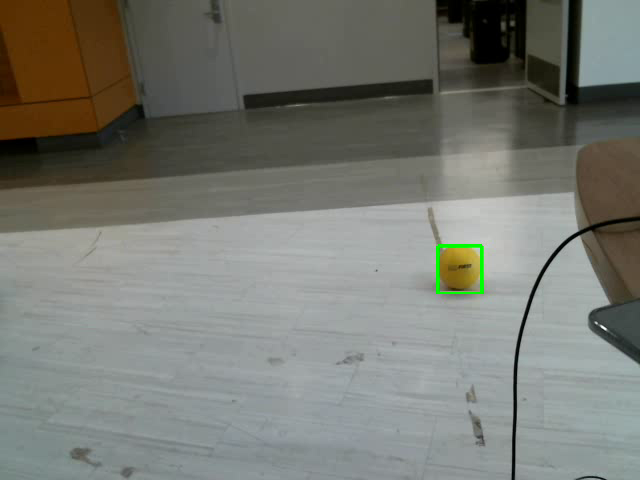
#> input picture frame 1 of videos/17:25:30-17-02-20.mp4, 640 x 480 px, given in place of the camera
$ python v4.py
#> lines starting #> are read from the running program, lines starting #| are printed output that depends on the picture; after the words box and inside, x2 and y2 are one past the last pixel; in counts of white or black regions, pixels touching at a corner belong together
import cv2
import sys
import numpy as np
import time
import datetime
import math

cap = cv2.VideoCapture(0)
cap.set(3, 640)
cap.set(4, 480)

file_name = str(datetime.datetime.now().strftime("./videos/%H:%M:%S-%d-%m-%y.mp4"))
fourcc = cv2.VideoWriter_fourcc(*'MP4V')
out = cv2.VideoWriter(file_name, fourcc, 1.0, (640, 480))

count = 1

lower_yellow = np.array([20, 100, 100], dtype=np.uint8)
upper_yellow = np.array([30, 255, 255], dtype=np.uint8)

kernal = np.ones((5, 5), np.uint8)

cv2.namedWindow('frame')


def edit_l0(val):
    lower_yellow[0] = val


def edit_l1(val):
    lower_yellow[1] = val


def edit_l2(val):
    lower_yellow[2] = val


def edit_u0(val):
    upper_yellow[0] = val


def edit_u1(val):
    upper_yellow[1] = val


def edit_u2(val):
    upper_yellow[2] = val


cv2.createTrackbar('lower_hue', 'frame', lower_yellow[0], 255, edit_l0)
cv2.createTrackbar('upper_hue', 'frame', upper_yellow[0], 255, edit_u0)
cv2.createTrackbar('lower_sat', 'frame', lower_yellow[1], 255, edit_l1)
cv2.createTrackbar('upper_sat', 'frame', upper_yellow[1], 255, edit_u1)
cv2.createTrackbar('lower_val', 'frame', lower_yellow[2], 255, edit_l2)
cv2.createTrackbar('upper_val', 'frame', upper_yellow[2], 255, edit_u2)


# Exit if video not opened.
if not cap.isOpened():
    print("Could not open camera. Are you sure that the camera is plugged in?")
    sys.exit()

# Read first frame.
ret, frame = cap.read()
#> frame is the input picture: shape (480, 640, 3); mean B, G, R 113.9, 121.1, 119.1
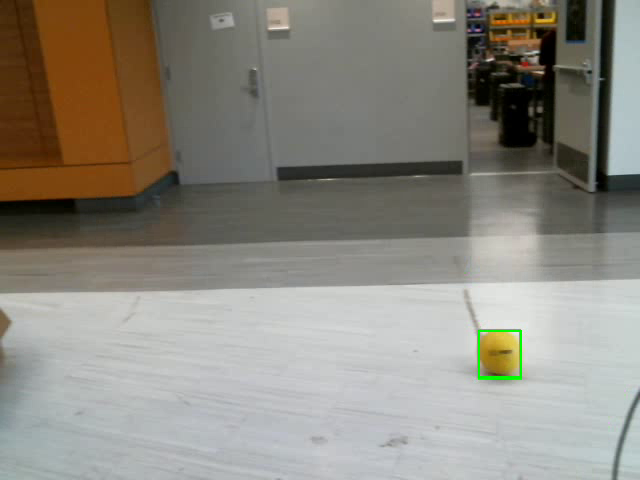
#> input picture frame 2 of videos/17:25:30-17-02-20.mp4, 640 x 480 px, given in place of the camera
#> further down, frame is the input picture: shape (480, 640, 3); mean B, G, R 127.1, 136.5, 140
if not ret:
    print("Cannot read camera frame")
    sys.exit()


def detect(frame0):
    if ret:
        blr = cv2.blur(frame0, (13, 13))
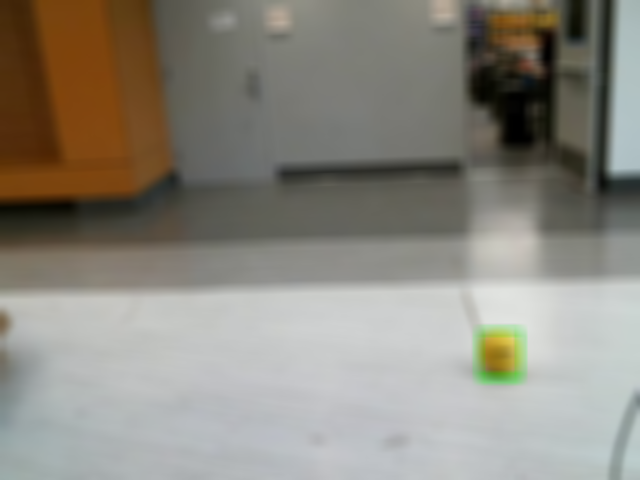
#> blr: shape (480, 640, 3); mean B, G, R 127.1, 136.5, 140

        hsv = cv2.cvtColor(blr, cv2.COLOR_BGR2HSV)
#> hsv: shape (480, 640, 3); mean H, S, V 51.7, 42.1, 142.8

        l_mask = cv2.inRange(hsv, lower_yellow, upper_yellow)
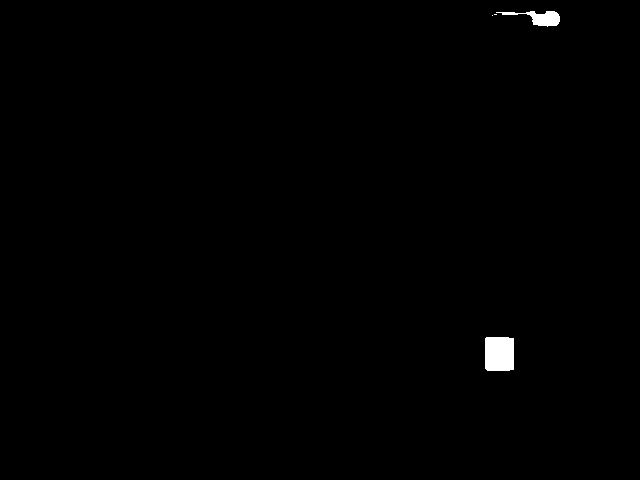
#> l_mask: shape (480, 640); 0.46% white; 4 white regions (2 under 20 px), largest, box (x1, y1, x2, y2) and area: (485, 337, 514, 371) 973, (496, 11, 560, 27) 442

        op0 = cv2.erode(l_mask, kernal, iterations=3)
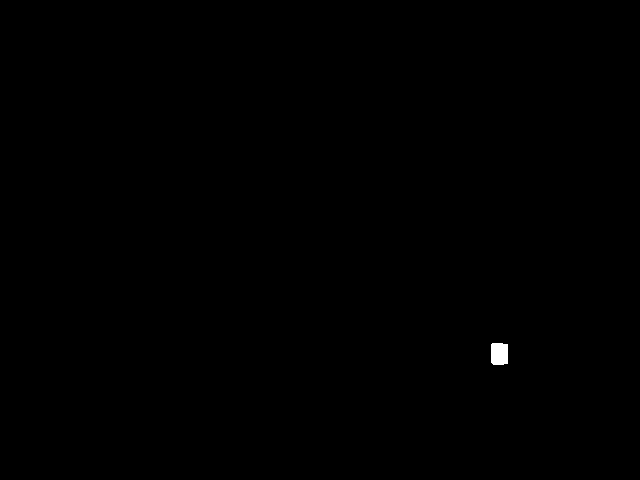
#> op0: shape (480, 640); 0.12% white; 1 white region, box (x1, y1, x2, y2) and area: (491, 343, 508, 365) 361
        fin = cv2.dilate(op0, kernal, iterations=4)
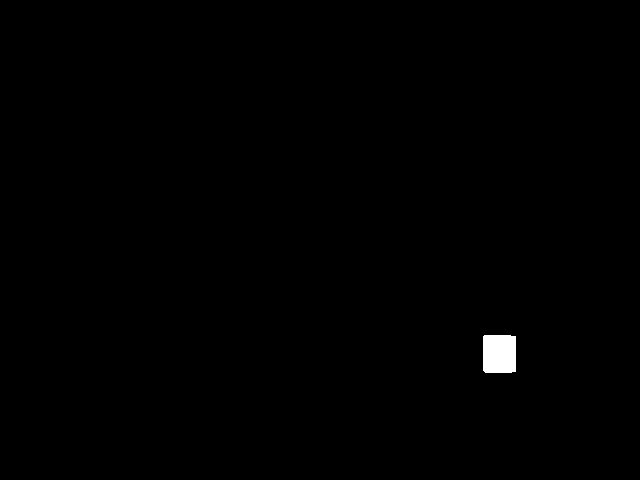
#> fin: shape (480, 640); 0.4% white; 1 white region

        contours, hierarchy = cv2.findContours(fin, cv2.RETR_TREE, cv2.CHAIN_APPROX_SIMPLE)
#> contours = 1 contour; box (x1, y1, x2, y2) and area: (483, 335, 516, 373) 1174

        if not len(contours) == 0:
            # cnt = max(contours, key=cv2.contourArea)
            for cnt in contours:
                if cv2.contourArea(cnt) > 1000:
                    x, y, w, h = cv2.boundingRect(cnt)
                    cv2.rectangle(frame0, (x, y), (x + w, y + h), (0, 255, 0), 2)
#> this loop made 1 pass
#> (x, y, w, h) on pass 1: (483, 335, 33, 38)
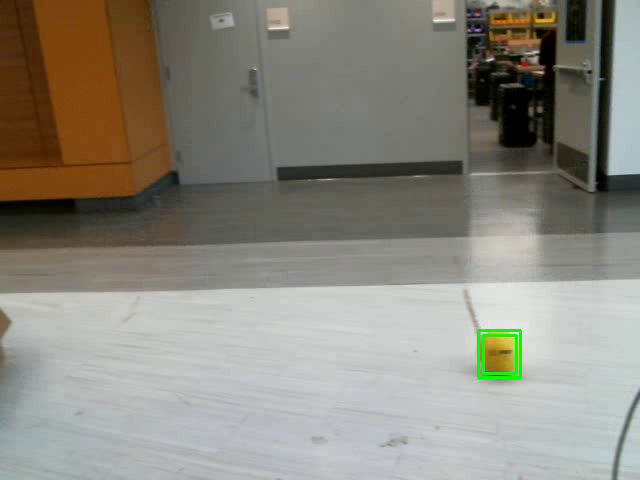
#> frame0: shape (480, 640, 3); 0.14% of pixels changed, all inside (x1, y1, x2, y2) = (482, 334, 518, 375)
        return l_mask
    else:
        return None


while cap.isOpened():
    ret, frame = cap.read()
    if not ret:
        break

    timer = cv2.getTickCount()

    mask = detect(frame)

    if count % 30 == 0:
        out.write(frame)

    count += 1

    fps = cv2.getTickFrequency() / (cv2.getTickCount() - timer)

    cv2.putText(frame, "FPS : " + str(int(fps)), (100, 50), cv2.FONT_HERSHEY_SIMPLEX, 0.75, (50, 170, 50), 2)
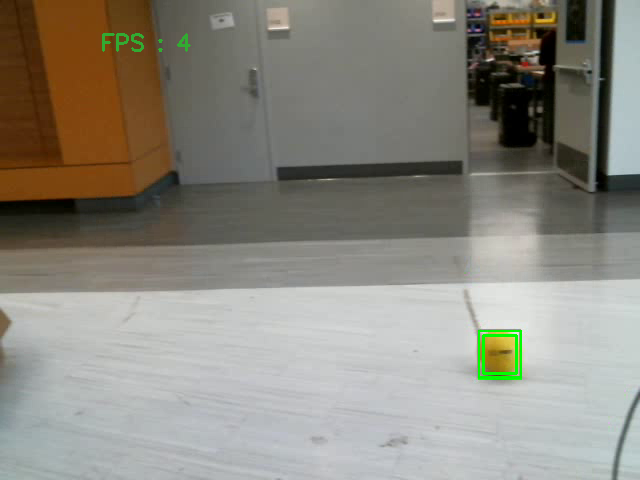
#> frame: shape (480, 640, 3); 0.16% of pixels changed, all inside (x1, y1, x2, y2) = (102, 33, 191, 52)

    cv2.imshow('mask', mask)
    cv2.imshow('frame', frame)

    if cv2.waitKey(1) & 0xFF == ord('q'):
#> (key q is pressed here)
        break

out.release()
cap.release()
cv2.destroyAllWindows()
